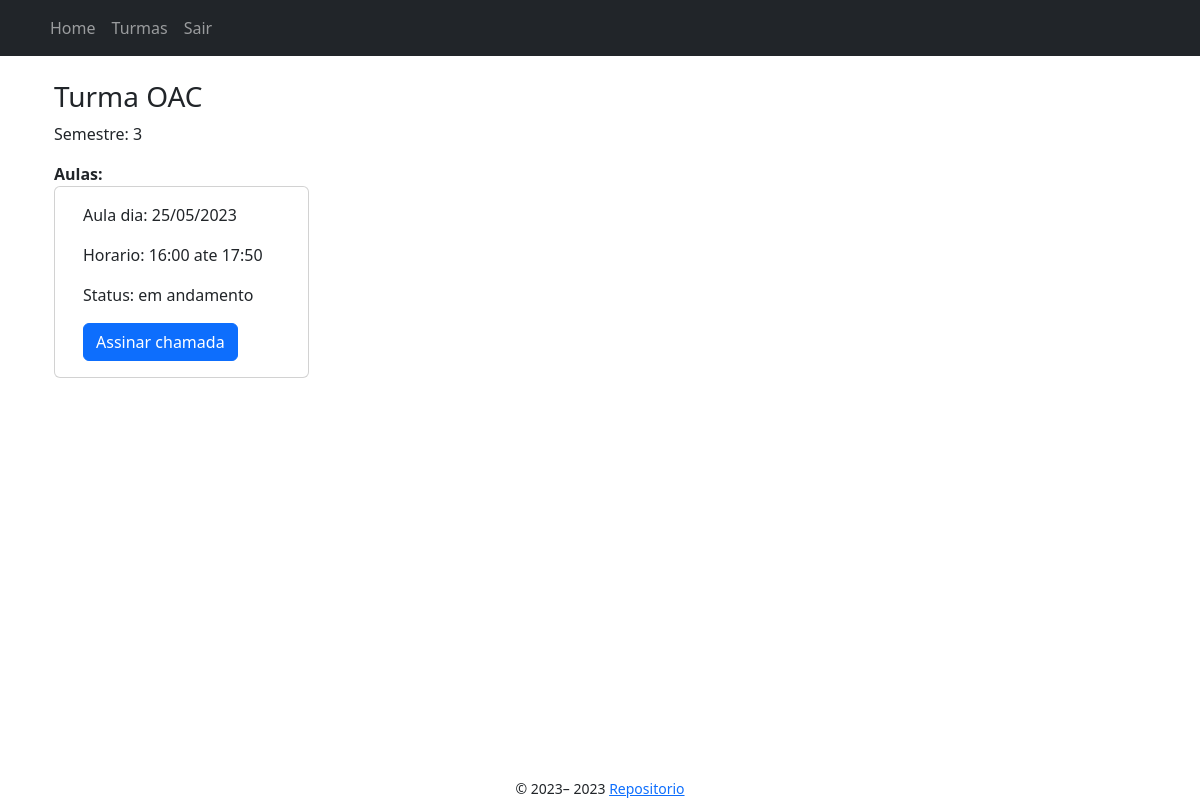
Page /turmas/1/show (signed in) on the committed database.
### app/models/turma.py (models this page shows, shortened)
class Turma(db.Model):
    __tablename__ = "turma"
    id = db.Column(db.Integer, primary_key=True)
    nome = db.Column(db.String(100), nullable=False)
    horario_inicio = db.Column(db.Time, nullable=False)
    horario_fim = db.Column(db.Time, nullable=False)
    senha = db.Column(db.String(200), nullable=False)
    semestre = db.Column(db.Integer, nullable=False)
    professor_id = db.Column(db.Integer, db.ForeignKey(
        'professor.id'), nullable=False)
    aulas = db.relationship('Aula', backref=db.backref('turma_aulas', lazy=True)) #1 to N

### app/models/aula.py (models this page shows, shortened)
class Aula(db.Model):
    __tablename__ = "aula"
    id = db.Column(db.Integer, primary_key=True)
    turma_id = db.Column(db.Integer, db.ForeignKey('turma.id'), nullable=False)
    data_aula = db.Column(db.Date, nullable=False)
    status = db.Column(
        Enum("agendado", "finalizado", "em andamento", "cancelado", name="StatusAula"), nullable=False)
    token = db.Column(db.String(100), nullable=False)
    presencas = db.relationship(
        'Presenca', backref='aula_presenca', lazy=True)  # 1 to N

### app/controllers/turmas_controller.py (the view)
@bp.route("/<int:turma_id>/show", methods=["GET"])
def show(turma_id):
    turma = db.get_or_404(Turma, turma_id)
    aulas = Aula.query.filter_by(turma_id=turma_id).all()
    if turma not in current_user.turmas:
        return redirect(url_for("turmas.matricular", turma_id=turma_id))
    return render_template("turmas/show.jinja2", turma=turma, aulas=aulas, user=current_user)

### app/templates/turmas/show.jinja2 (shortened to what this page needs)
{% extends "./base.jinja2" %}
{% from 'bootstrap5/utils.html' import render_icon %}
{% block content %}
<div class="container">
    <h3>Turma {{ turma.nome }}</h3>
    <p>Semestre: {{ turma.semestre }}</p>
    <b>Aulas:</b>
    <div class="row row-col-1 row-cols-md-2 row-cols-lg-4">
        {% for aula in aulas %}
            <div>
                <div class="card">
                    <div class="card-body">
                        {% include 'aulas/show.jinja2' %}
                    </div>
                </div>
            </div>
        {% endfor %}
    </div>
</div>
{% endblock %}

### app/templates/aulas/show.jinja2 (shortened to what this page needs)
{% block content %}
<div class="container">
    <p>Aula dia: {{ aula.data_aula.strftime('%d/%m/%Y') }}</p>
    <p>Horario: {{ turma.horario_inicio.strftime('%H:%M') }} ate {{ turma.horario_fim.strftime('%H:%M') }}</p>
    <p>Status: {{ aula.status }}</p>
    {% if user.tipo_usuario == "aluno" and aula.status == "em andamento" %}
        <a class="btn btn-primary"
            href="{{ url_for('turmas.aulas.presenca.registrar_presenca', turma_id=aula.turma_id, aula_id=aula.id) }}">Assinar chamada</a>
    {% endif %}
</div>
{% endblock %}

### app/static/style.css (style rules this page uses)
* { box-sizing: border-box; margin: 0; padding: 0; }
body { display: grid; min-height: 100vh; min-width: 100vw; grid-template-columns: 1fr; grid-template-rows: auto 1fr auto; grid-template-areas: "header" "main" "footer"; }

### rows in the picture
Turma: nome "OAC", semestre "3", horario_inicio "16:00", horario_fim "17:50"
Aula: data_aula "25/05/2023", status "em andamento"

### other values in the picture
{{ render_nav_item("index.index", "Home") }} "Home"
{{ render_nav_item("turmas.index", "Turmas") }} "Turmas"
{{ render_nav_item("auth.logout", "Sair") }} "Sair"
